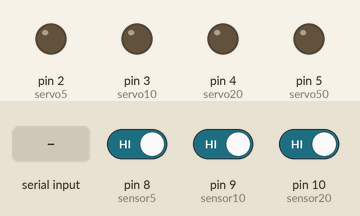
Recording of a sketch running on a simulated Arduino Uno, built with avr-gcc and run on an emulated ATmega328P. Shown: output pins drawn as LEDs (lit = HIGH). The test bench sets the inputs (shaded band); at power-on: pin 8 (sensor5) HIGH, pin 9 (sensor10) HIGH, pin 10 (sensor20) HIGH. What the sketch prints to the serial monitor is not drawn.

Above: at 1.2 s.
1.3 s: "dispense 5" received over Serial
At 2.7 s:
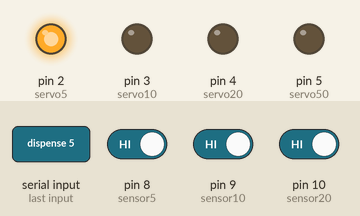
3.8 s: pin 8 (sensor5) driven LOW
At 5.0 s:
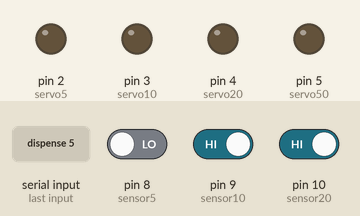
5.3 s: "dispense 10" received over Serial
At 7.0 s:
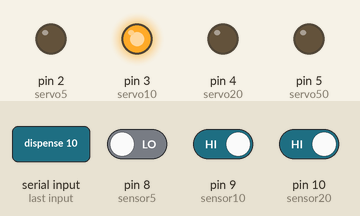
7.8 s: pin 9 (sensor10) driven LOW
At 8.1 s:
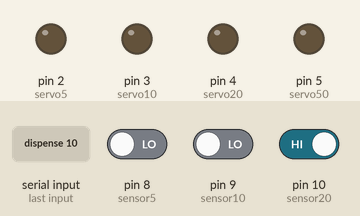
9.3 s: "dispense 20" received over Serial
At 11.1 s:
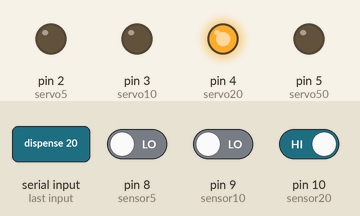
Timing chart, 0 to 19.8 s (numbered marks = the images above; inputs shaded):
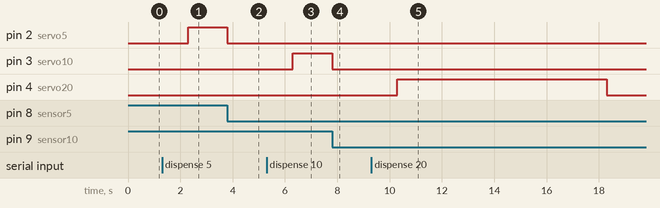

Measured:
- after the input at 1.3 s, pin 2 (servo5): LOW → HIGH after 1.0 s
- after the input at 3.8 s, pin 2 (servo5): HIGH → LOW at once
- after the input at 5.3 s, pin 3 (servo10): LOW → HIGH after 1.0 s
- after the input at 7.8 s, pin 3 (servo10): HIGH → LOW at once
- after the input at 9.3 s, pin 4 (servo20): LOW → HIGH after 1.0 s, → LOW 8.0 s later

The sketch:

Dispensers.ino
```cpp
#define servo5 2
#define servo10 3
#define servo20 4
#define servo50 5

#define sensor5 8
#define sensor10 9
#define sensor20 10
#define sensor50 11

String input;
int maxDispenseTime = 8000;

void setup() {
  pinMode(servo5, OUTPUT);
  pinMode(servo10, OUTPUT);
  pinMode(servo20, OUTPUT);
  pinMode(servo50, OUTPUT);
  pinMode(sensor5, INPUT_PULLUP);
  pinMode(sensor10, INPUT_PULLUP);
  pinMode(sensor20, INPUT_PULLUP);
  pinMode(sensor50, INPUT_PULLUP);

  Serial.begin(2000000);
}

void loop() {
  while (!Serial.available()) {
    delay(1);
  }
  input = Serial.readString();
  if (dropNote(input)) {
    Serial.print("Success");
  }
  else {
    Serial.print("Failed");
  }

}

boolean dropNote(String command) {
  boolean result = false;
  Serial.print(command);
  Serial.print(millis());
  if (command == "dispense 5") {
    result = drop5Note();
  }
  else if (command == "dispense 10") {
    result = drop10Note();
  }
  else if (command == "dispense 20") {
    result = drop20Note();
  }
  else if (command == "dispense 50") {
    result = drop50Note();
  }
  else{
    Serial.print("Command not recognized");
  }

  return result;
}


boolean drop5Note() {
  digitalWrite(servo5, HIGH);
  long startTime = millis();
  while (digitalRead(sensor5) == HIGH) {
    if (millis() - startTime > maxDispenseTime) {
      digitalWrite(servo5, LOW);
      Serial.print("Timed out");
      return false;
    }
    delay(1);
  }
  digitalWrite(servo5, LOW);
  return true;
}


boolean drop10Note() {
  digitalWrite(servo10, HIGH);
  long startTime = millis();
  while (digitalRead(sensor10) == HIGH) {
    if (millis() - startTime > maxDispenseTime) {
      digitalWrite(servo10, LOW);
      Serial.print("Timed out");
      return false;
    }
    delay(1);
  }
  digitalWrite(servo10, LOW);
  return true;
}


boolean drop20Note() {
  digitalWrite(servo20, HIGH);
  long startTime = millis();
  while (digitalRead(sensor20) == HIGH) {
    if (millis() - startTime > maxDispenseTime) {
      digitalWrite(servo20, LOW);
      Serial.print("Timed out");
      return false;
    }
    delay(1);
  }
  digitalWrite(servo20, LOW);
  return true;
}


boolean drop50Note() {
  digitalWrite(servo50, HIGH);
  long startTime = millis();
  while (digitalRead(sensor50) == HIGH) {
    if (millis() - startTime > maxDispenseTime) {
      digitalWrite(servo50, LOW);
      Serial.print("Timed out");
      return false;
    }
    delay(1);
  }
  digitalWrite(servo50, LOW);
  return true;
}
```
